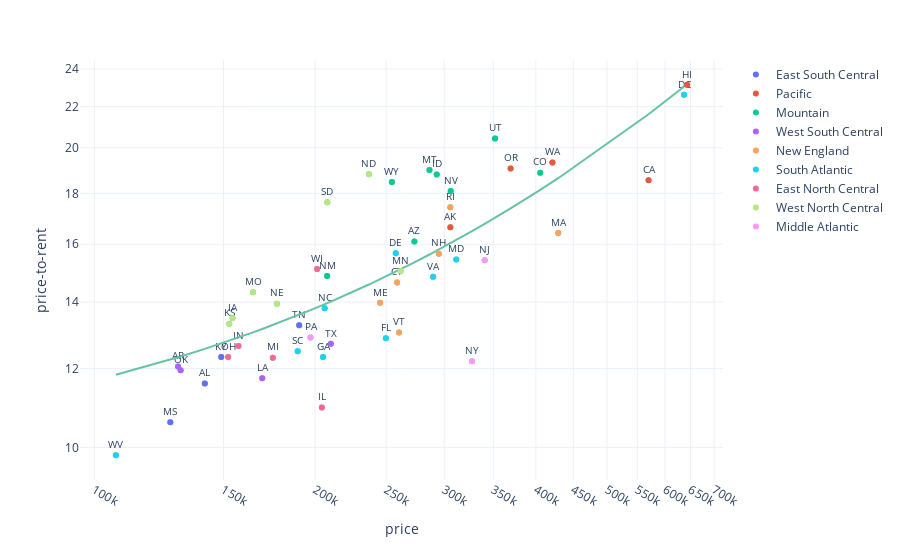

The notebook cell this image was saved under:
### Code cell
fig = px.scatter(df.sort_values(by=['price']), 
                 x ="price", 
                 y="pricerent", 
                 #color="division",  
                 color_discrete_sequence=px.colors.qualitative.Set2,
                 text="StateName", 
                 log_x=True,log_y=True,
                 trendline="ols"
                )
# colored dots
for i in range(len(set(df.division))):
    fig.add_trace(px.scatter(df, x='price', y='pricerent',color="division", ).data[i])

fig.update_traces(textposition='top center', textfont_size=10)
fig.update_layout(xaxis_title = 'price', yaxis_title = 'price-to-rent', template="plotly_white",)
fig.show()

### Figure 1 — Plotly figure (JSON) as saved in the notebook; plotly's stock layout.template omitted (floating-point values rounded to 4 significant figures)
{"data": [{"hovertemplate": "price=%{x}<br>pricerent=%{y}<br>StateName=%{text}<extra></extra>", "legendgroup": "", "marker": {"color": "rgb(102,194,165)", "symbol": "circle"}, "mode": "markers+text", "name": "", "showlegend": false, "text": ["WV", "MS", "AR", "OK", "AL", "KY", "OH", "KS", "IA", "IN", "MO", "LA", "MI", "NE", "SC", "TN", "PA", "WI", "IL", "GA", "NC", "NM", "SD", "TX", "ND", "ME", "FL", "WY", "DE", "CT", "VT", "MN", "AZ", "MT", "VA", "ID", "NH", "RI", "AK", "NV", "MD", "NY", "NJ", "UT", "OR", "CO", "WA", "MA", "CA", "DC", "HI"], "textfont": {"size": 10}, "textposition": "top center", "type": "scatter", "x": [107003, 126946, 130053, 131116, 141474, 148967, 152229, 152735, 154307, 157216, 164596, 169432, 175146, 177374, 189373, 190251, 197133, 201264, 204302, 205044, 206116, 207713, 207831, 210164, 236802, 245300, 249766, 254531, 257647, 258730, 260280, 261544, 273147, 286402, 289719, 293020, 294946, 305755, 305820, 306155, 311559, 327360, 340642, 351898, 369499, 405547, 421340, 429121, 569813, 637048, 643116], "xaxis": "x", "y": [9.82, 10.6, 12.06, 11.95, 11.59, 12.33, 12.33, 13.31, 13.49, 12.65, 14.32, 11.74, 12.31, 13.94, 12.49, 13.27, 12.89, 15.11, 10.97, 12.33, 13.8, 14.87, 17.64, 12.71, 18.81, 13.97, 12.87, 18.48, 15.67, 14.65, 13.04, 15.04, 16.1, 19.0, 14.84, 18.8, 15.66, 17.43, 16.65, 18.09, 15.45, 12.21, 15.42, 20.44, 19.07, 18.88, 19.33, 16.43, 18.55, 22.61, 23.14], "yaxis": "y"}, {"hovertemplate": "<b>OLS trendline</b><br>pricerent = 2.11379e-05 * price + 9.57075<br>R<sup>2</sup>=0.661874<br><br>price=%{x}<br>pricerent=%{y} <b>(trend)</b><extra></extra>", "legendgroup": "", "marker": {"color": "rgb(102,194,165)", "symbol": "circle"}, "mode": "lines", "name": "", "showlegend": false, "textfont": {"size": 10}, "textposition": "top center", "type": "scatter", "x": [107003, 126946, 130053, 131116, 141474, 148967, 152229, 152735, 154307, 157216, 164596, 169432, 175146, 177374, 189373, 190251, 197133, 201264, 204302, 205044, 206116, 207713, 207831, 210164, 236802, 245300, 249766, 254531, 257647, 258730, 260280, 261544, 273147, 286402, 289719, 293020, 294946, 305755, 305820, 306155, 311559, 327360, 340642, 351898, 369499, 405547, 421340, 429121, 569813, 637048, 643116], "xaxis": "x", "y": [11.83, 12.25, 12.32, 12.34, 12.56, 12.72, 12.79, 12.8, 12.83, 12.89, 13.05, 13.15, 13.27, 13.32, 13.57, 13.59, 13.74, 13.83, 13.89, 13.9, 13.93, 13.96, 13.96, 14.01, 14.58, 14.76, 14.85, 14.95, 15.02, 15.04, 15.07, 15.1, 15.34, 15.62, 15.69, 15.76, 15.81, 16.03, 16.04, 16.04, 16.16, 16.49, 16.77, 17.01, 17.38, 18.14, 18.48, 18.64, 21.62, 23.04, 23.16], "yaxis": "y"}, {"hovertemplate": "division=East South Central<br>price=%{x}<br>pricerent=%{y}<extra></extra>", "legendgroup": "East South Central", "marker": {"color": "#636efa", "symbol": "circle"}, "mode": "markers", "name": "East South Central", "showlegend": true, "textfont": {"size": 10}, "textposition": "top center", "type": "scatter", "x": [141474, 148967, 126946, 190251], "xaxis": "x", "y": [11.59, 12.33, 10.6, 13.27], "yaxis": "y"}, {"hovertemplate": "division=Pacific<br>price=%{x}<br>pricerent=%{y}<extra></extra>", "legendgroup": "Pacific", "marker": {"color": "#EF553B", "symbol": "circle"}, "mode": "markers", "name": "Pacific", "showlegend": true, "textfont": {"size": 10}, "textposition": "top center", "type": "scatter", "x": [305820, 569813, 643116, 369499, 421340], "xaxis": "x", "y": [16.65, 18.55, 23.14, 19.07, 19.33], "yaxis": "y"}, {"hovertemplate": "division=Mountain<br>price=%{x}<br>pricerent=%{y}<extra></extra>", "legendgroup": "Mountain", "marker": {"color": "#00cc96", "symbol": "circle"}, "mode": "markers", "name": "Mountain", "showlegend": true, "textfont": {"size": 10}, "textposition": "top center", "type": "scatter", "x": [273147, 405547, 293020, 286402, 306155, 207713, 351898, 254531], "xaxis": "x", "y": [16.1, 18.88, 18.8, 19.0, 18.09, 14.87, 20.44, 18.48], "yaxis": "y"}, {"hovertemplate": "division=West South Central<br>price=%{x}<br>pricerent=%{y}<extra></extra>", "legendgroup": "West South Central", "marker": {"color": "#ab63fa", "symbol": "circle"}, "mode": "markers", "name": "West South Central", "showlegend": true, "textfont": {"size": 10}, "textposition": "top center", "type": "scatter", "x": [130053, 169432, 131116, 210164], "xaxis": "x", "y": [12.06, 11.74, 11.95, 12.71], "yaxis": "y"}, {"hovertemplate": "division=New England<br>price=%{x}<br>pricerent=%{y}<extra></extra>", "legendgroup": "New England", "marker": {"color": "#FFA15A", "symbol": "circle"}, "mode": "markers", "name": "New England", "showlegend": true, "textfont": {"size": 10}, "textposition": "top center", "type": "scatter", "x": [258730, 245300, 429121, 294946, 305755, 260280], "xaxis": "x", "y": [14.65, 13.97, 16.43, 15.66, 17.43, 13.04], "yaxis": "y"}, {"hovertemplate": "division=South Atlantic<br>price=%{x}<br>pricerent=%{y}<extra></extra>", "legendgroup": "South Atlantic", "marker": {"color": "#19d3f3", "symbol": "circle"}, "mode": "markers", "name": "South Atlantic", "showlegend": true, "textfont": {"size": 10}, "textposition": "top center", "type": "scatter", "x": [257647, 637048, 249766, 205044, 311559, 206116, 189373, 289719, 107003], "xaxis": "x", "y": [15.67, 22.61, 12.87, 12.33, 15.45, 13.8, 12.49, 14.84, 9.82], "yaxis": "y"}, {"hovertemplate": "division=East North Central<br>price=%{x}<br>pricerent=%{y}<extra></extra>", "legendgroup": "East North Central", "marker": {"color": "#FF6692", "symbol": "circle"}, "mode": "markers", "name": "East North Central", "showlegend": true, "textfont": {"size": 10}, "textposition": "top center", "type": "scatter", "x": [204302, 157216, 175146, 152229, 201264], "xaxis": "x", "y": [10.97, 12.65, 12.31, 12.33, 15.11], "yaxis": "y"}, {"hovertemplate": "division=West North Central<br>price=%{x}<br>pricerent=%{y}<extra></extra>", "legendgroup": "West North Central", "marker": {"color": "#B6E880", "symbol": "circle"}, "mode": "markers", "name": "West North Central", "showlegend": true, "textfont": {"size": 10}, "textposition": "top center", "type": "scatter", "x": [154307, 152735, 261544, 164596, 177374, 236802, 207831], "xaxis": "x", "y": [13.49, 13.31, 15.04, 14.32, 13.94, 18.81, 17.64], "yaxis": "y"}, {"hovertemplate": "division=Middle Atlantic<br>price=%{x}<br>pricerent=%{y}<extra></extra>", "legendgroup": "Middle Atlantic", "marker": {"color": "#FF97FF", "symbol": "circle"}, "mode": "markers", "name": "Middle Atlantic", "showlegend": true, "textfont": {"size": 10}, "textposition": "top center", "type": "scatter", "x": [340642, 327360, 197133], "xaxis": "x", "y": [15.42, 12.21, 12.89], "yaxis": "y"}], "layout": {"legend": {"tracegroupgap": 0}, "margin": {"t": 60}, "xaxis": {"anchor": "y", "domain": [0, 1], "title": {"text": "price"}, "type": "log"}, "yaxis": {"anchor": "x", "domain": [0, 1], "title": {"text": "price-to-rent"}, "type": "log"}}}
